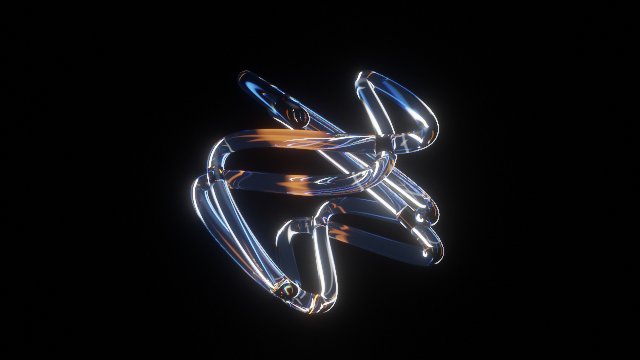
#> input picture tools/light_ref/anim.png, 640 x 360 px, given in place of barth.png_t0.25_a0.png, which was not available
$ python r7_sheet.py light_ref light_ref/barth.png light_ref/barth.png
#> lines starting #> are read from the running program, lines starting #| are printed output that depends on the picture
r"""The refining sheet: for each scene, crops (at 2x) of its noisiest region after 0.25, 1 and 3 s of refining,
before (adapt=0) above after. The region is where the 0.25 s picture before differs most from the 3 s one
after (the noise still to go). Reads <dir>/<scene>_t<time>_a<0|1>.png from tools/r7_times.py.

    python tools/r7_sheet.py <dir> <out.png> [scenes,..]
"""
import os
import sys

import numpy as np
from PIL import Image, ImageDraw

d, out = sys.argv[1], sys.argv[2]
scenes = sys.argv[3].split(',') if len(sys.argv) > 3 else ['gem', 'pot', 'thomas', 'milky']
times = ['0.25', '1', '3']
CW, CH = 240, 160          # crop, shown at 2x
LAB = 18


def load(s, t, a):
#> called with s = 'light_ref/barth.png', t = '0.25', a = '0'
    return Image.open(os.path.join(d, f'{s}_t{t}_a{a}.png')).convert('RGB')


rows = []
for s in scenes:
    noisy = np.asarray(load(s, '0.25', '0')).astype(np.float32)
    clean = np.asarray(load(s, '3', '1')).astype(np.float32)
#> call 2 of load, with s = 'light_ref/barth.png', t = '3', a = '1'
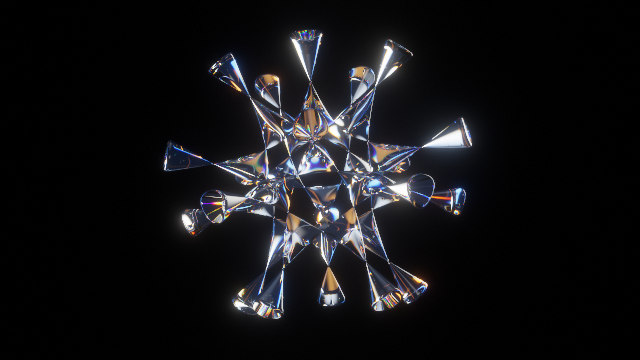
#> input picture tools/light_ref/barth.png, 640 x 360 px, given in place of barth.png_t3_a1.png, which was not available
    diff = np.abs(noisy - clean).mean(axis=2)
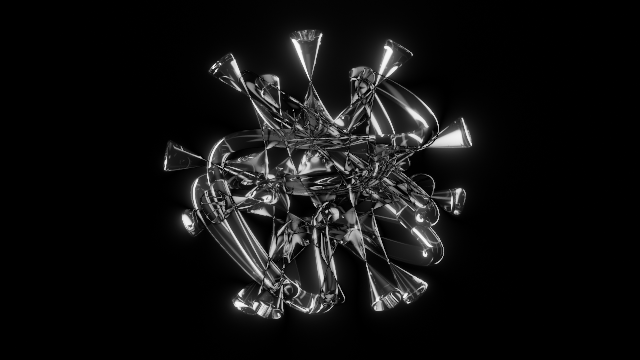
#> diff: shape (360, 640) float32; min 0, max 250.7, mean 17.3
    # the window of the crop's size with the most difference (summed-area table, every 8 pixels)
    sat = diff.cumsum(0).cumsum(1)
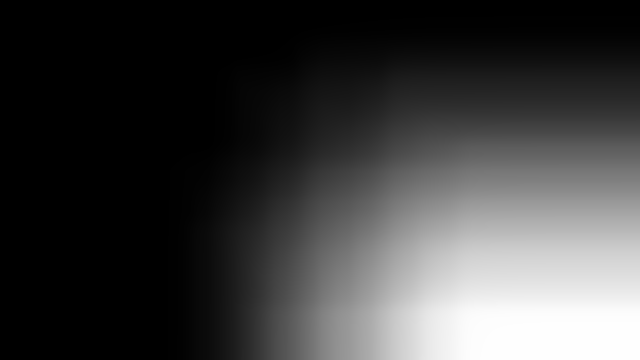
#> sat: shape (360, 640) float32; min 0, max 3980977.8, mean 974792.6; drawn with min black and max white
    best, at = -1.0, (0, 0)
    for y in range(0, diff.shape[0] - CH, 8):
        for x in range(0, diff.shape[1] - CW, 8):
            v = sat[y + CH - 1, x + CW - 1] - (sat[y - 1, x + CW - 1] if y else 0) - (sat[y + CH - 1, x - 1] if x else 0) + (sat[y - 1, x - 1] if x and y else 0)
            if v > best:
                best, at = v, (x, y)
#> after the loop, at = (208, 96); best = 2308593.8
    box = (at[0], at[1], at[0] + CW, at[1] + CH)
#> box = (208, 96, 448, 256)
    for a in ('0', '1'):
        rows.append((s, a, box))
#> after the loop, rows = [('light_ref/barth.png', '0', (208, 96, 448, 256)), ('light_ref/barth.png', '1', (208, 96, 448, 256))]

sheet = Image.new('RGB', (len(times) * CW * 2, len(rows) * (CH * 2 + LAB)), (10, 10, 12))
dr = ImageDraw.Draw(sheet)
for r, (s, a, box) in enumerate(rows):
    for c, t in enumerate(times):
        im = load(s, t, a).crop(box).resize((CW * 2, CH * 2), Image.NEAREST)
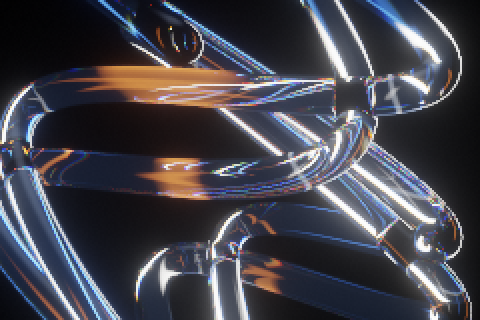
#> im: PIL image 480x320 RGB; mean R, G, B 68.1, 67.4, 76
        y = r * (CH * 2 + LAB)
#> y = 0
        sheet.paste(im, (c * CW * 2, y + LAB))
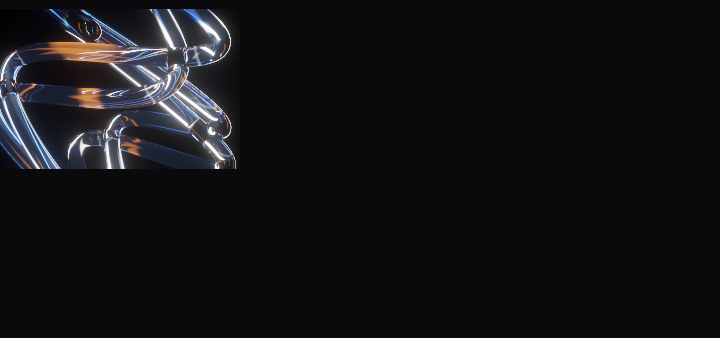
#> sheet: PIL image 1440x676 RGB (shown at 1/2 size); mean R, G, B 19.2, 19.1, 22.1
#> (the run stopped early here; a loop or call above may not have finished)
